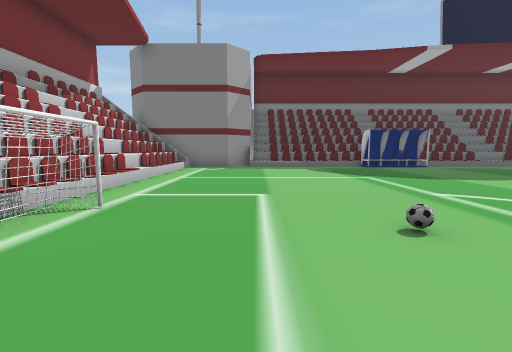
View 1 (above)

16 first-person views from a walk through a scene from a Unity 3-D project. The camera is 1.4 m above the floor, tilts 6° down and sees 90° across. The floor is counted in squares, 2 m on a side. Each view is taken from the middle of a square. On the plan, view 1 faces up. The plan holds only what a view shows up to about 9 squares ahead; the rest is blank. The place goes on beyond the plan. Some surface patterns are stand-ins.

View 2
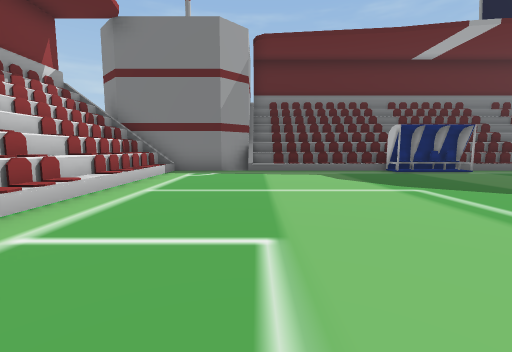

View 3
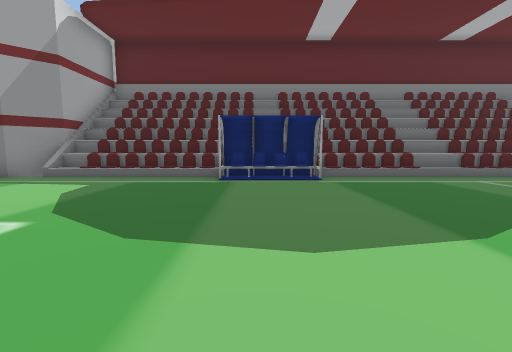

View 4
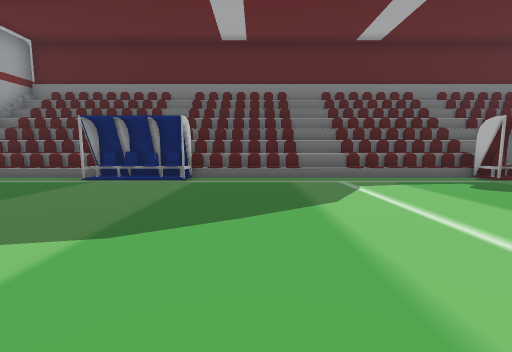

View 5
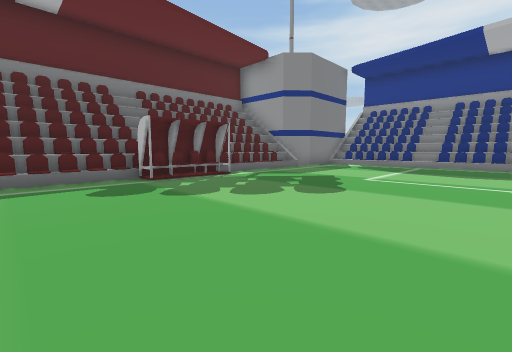

View 6
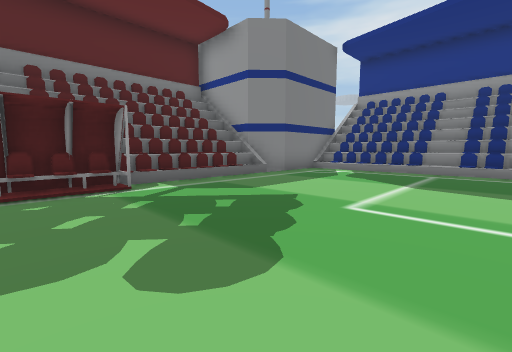

View 7
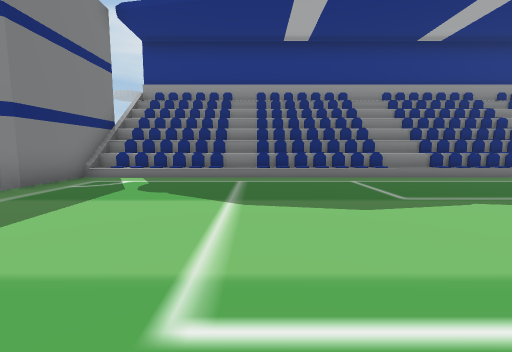

View 8
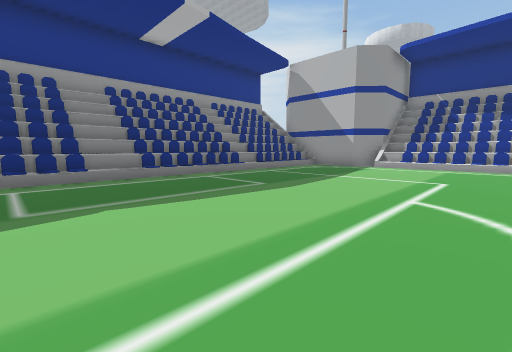

View 9
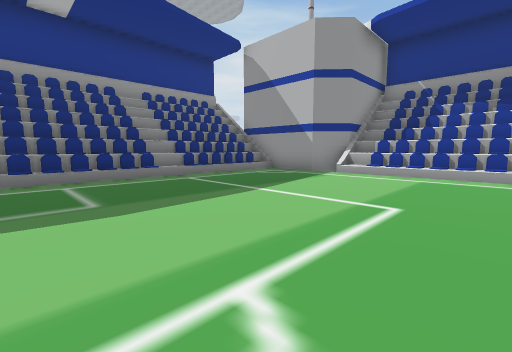

View 10
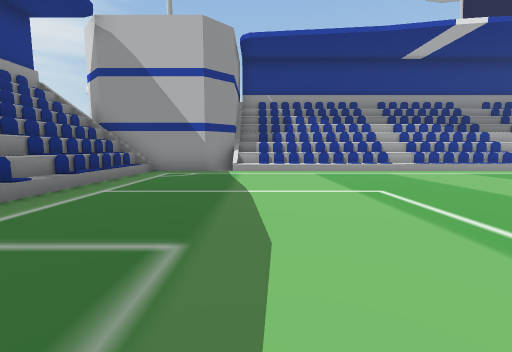

View 11
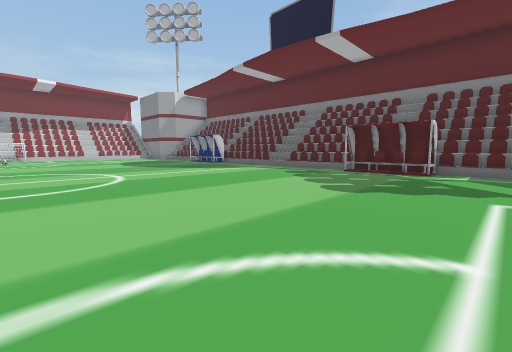

View 12
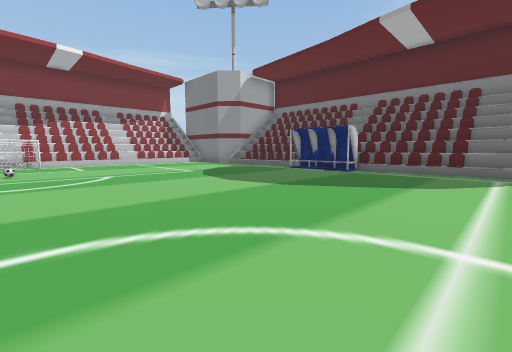

View 13
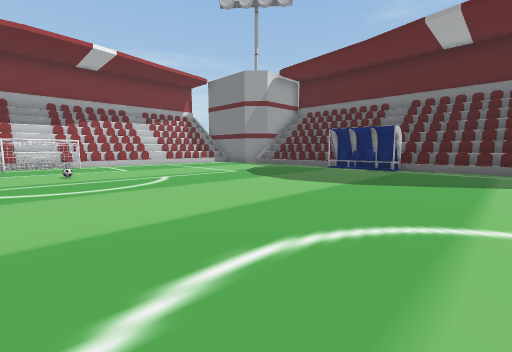

View 14
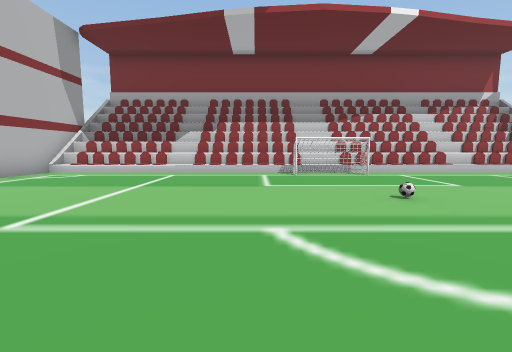

View 15
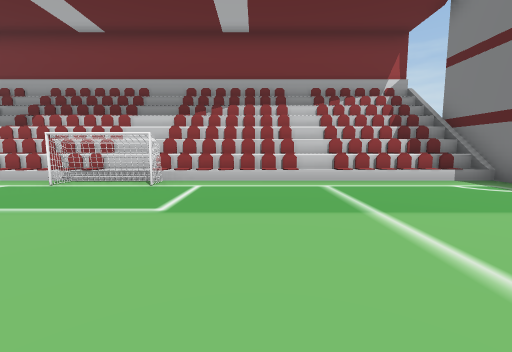

View 16
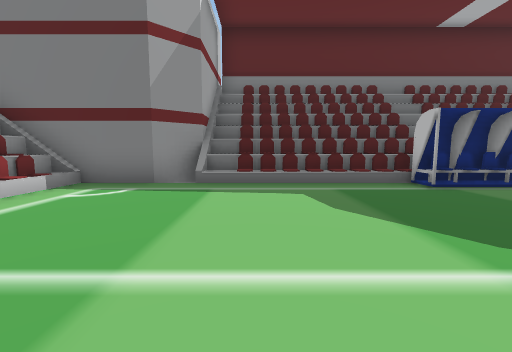

### Floor plan
Key: @ floor where view 1 was taken; # wall or solid block; . floor; / step, stairs or slope; ^ raised ledge; O other object.
Columns run from 4 left of view 1 to 24 right of it. Each row starts with its distance up from view 1.
 12     #####################
 11  ###^^^^^^^^^^^^^^^^^^^^####
 10 ##......OOO.......OO.......##
  9 #^.........................^#
  8 #^.........................^#
  7 #^.........................^#
  6 #^.........................^#
  5 #^.........................^#
  4 #^.........................^#
  3 #^O........................^#
  2 #^O........................^#
  1 #^O...........      .......^#
  0 #^..@.....          .......^#
 -1 #^.......           .......^#
 -2 #^.......          ........^#
 -3 #^.....           .........^#
 -4 #^....           ..........^#
 -5 #^...           ...........^#
 -6 ####           /////////#####
 -7               ^^^^^^^^^^#
 -8                     #####

Where each view was taken, in squares from view 1:
view 1: 0 up, 0 right, facing up
view 2: 2 up, 0 right, facing up
view 3: 4 up, 5 right, facing up
view 4: 4 up, 8 right, facing up
view 5: 4 up, 11 right, facing up-right
view 6: 5 up, 14 right, facing up-right
view 7: 6 up, 16 right, facing right
view 8: 4 up, 16 right, facing down-right
view 9: 1 up, 16 right, facing down-right
view 10: 2 up, 19 right, facing down
view 11: 2 up, 17 right, facing up-left
view 12: 2 up, 10 right, facing up-left
view 13: 1 up, 9 right, facing up-left
view 14: 0 up, 5 right, facing left
view 15: 5 up, 3 right, facing left
view 16: 5 up, 1 right, facing up
